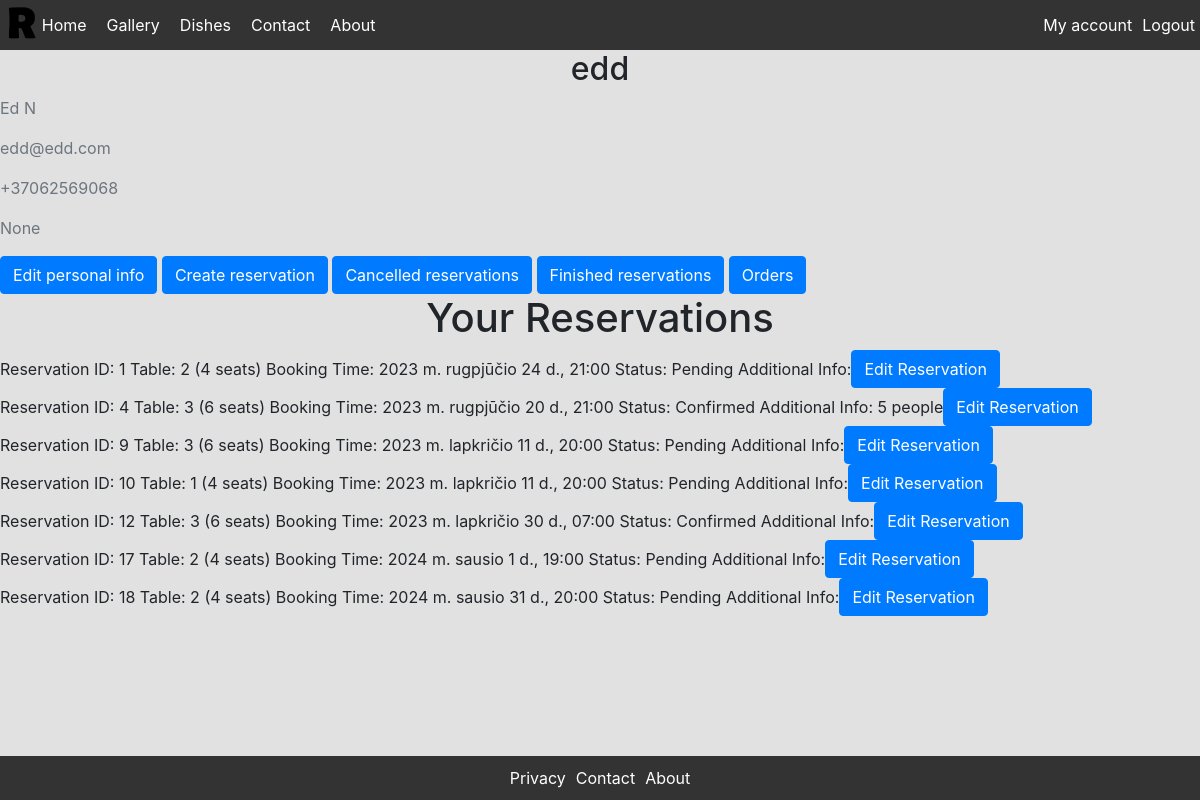
The page /account/ (signed in) on the database its author committed.
### main_app/models.py (models this page shows, shortened)
class CustomUser(AbstractUser):  # user model
    username = models.CharField(max_length=20, unique=True)
    f_name = models.CharField(max_length=20)
    l_name = models.CharField(max_length=40)
    email = models.EmailField()
    phone = PhoneNumberField()
    is_staff = models.BooleanField(default=False)  # if true -> this is not customer, this is crew member
    position = models.ForeignKey('main_app.Position', on_delete=models.DO_NOTHING, null=True)
    schedule = models.ForeignKey('main_app.Schedule', on_delete=models.DO_NOTHING, null=True)
    card_number = models.CharField(max_length=16, null=True)  # physical discount card

class Reservation(models.Model):  # reservation model
    STATUS_CHOICES = (
        ('pending', 'Pending'),
        ('confirmed', 'Confirmed'),
        ('cancelled', 'Cancelled'),
        ('finished', 'Finished'),
    )
    customer_id = models.ForeignKey(CustomUser, on_delete=models.CASCADE)
    booking_time = models.DateTimeField()
    status = models.CharField(max_length=20, choices=STATUS_CHOICES, default='pending')
    table = models.ForeignKey('Table', on_delete=models.CASCADE, null=True)
    additional_info = models.TextField(blank=True)

class Table(models.Model):  # table model
    number = models.IntegerField(unique=True, validators=[MinValueValidator(1)])
    capacity = models.IntegerField(validators=[MinValueValidator(1)])
    is_available = models.BooleanField(default=True)  # not used yet

### main_app/views.py (the view)
# urls.py: path('account/', views.account, name='account'),
@login_required
def account(request):  # account page (for users and for crew there are two different pages)
    current_user = request.user
    if current_user.is_staff:
        if current_user.position_id:
            position = current_user.position
            schedule = current_user.schedule
            return render(request, 'staff.html', {'position': position, 'schedule': schedule})
        else:
            return render(request, 'staff.html')
    else:
        active_reservations = Reservation.objects.filter(customer_id=current_user).exclude(
            Q(status='cancelled') | Q(status='finished'))
        return render(request, 'account.html', {'reservations': active_reservations})

### templates/account.html
{% extends 'base.html' %}
{% block content %}
  <div class="content-section">
    <h2 class="account-heading">{{ user.username }}</h2>
    <p class="text-secondary">{{ user.f_name }} {{ user.l_name }}</p>
    <p class="text-secondary">{{ user.email }}</p>
    <p class="text-secondary">{{ user.phone }}</p>
    <p class="text-secondary">{{ user.card_number }}</p>
    <a class="btn btn-primary" href="{% url 'edit_profile' %}"><span>Edit personal info</span></a>
    <a class="btn btn-primary" href="{% url 'create_reservation' %}"><span>Create reservation</span></a>
    <a class="btn btn-primary" href="{% url 'cancelled_reservation' %}"><span>Cancelled reservations</span></a>
    <a class="btn btn-primary" href="{% url 'finished_reservations' %}"><span>Finished reservations</span></a>
    <a class="btn btn-primary" href="{% url 'orders' %}"><span>Orders</span></a>
    <h1>Your Reservations</h1>
    <ul>
        {% for reservation in reservations %}
            <li>
                Reservation ID: {{ reservation.id }}
                Table: {{ reservation.table.number }} ({{ reservation.table.capacity }} seats)
                Booking Time: {{ reservation.booking_time }}
                Status: {{ reservation.get_status_display }}
                Additional Info: {{ reservation.additional_info }}
                <a class="btn btn-primary" href="{% url 'edit_reservation' reservation.id %}">Edit Reservation</a>
            </li>
        {% empty %}
            <li>You don't have any reservations.</li>
        {% endfor %}
    </ul>
  </div>
{% endblock %}

### static/css/main.css (style rules this page uses)
body, html { margin: 0; padding: 0; height: 100%; }
body { display: flex; flex-direction: column; height: 100%; }
h1, h2, h3, h4, h5, h6 { text-align: center; }
ul { margin: 0; padding: 0; width: 100%; height: 100%; }
li { display: flex; align-items: center; }
a:link { color: rgb(255, 255, 255); text-decoration: none; }

### rows shown on the page
CustomUser: username "edd", f_name "Ed", l_name "N", email "edd@edd.com", phone "+37062569068", card_number "None"
Reservation: id "1", table.number "2", table.capacity "4", booking_time "2023 m. rugpjūčio 24 d., 21:00", status "Pending"
Reservation: id "4", table.number "3", table.capacity "6", booking_time "2023 m. rugpjūčio 20 d., 21:00", status "Confirmed", additional_info "5 people"
Reservation: id "9", table.number "3", table.capacity "6", booking_time "2023 m. lapkričio 11 d., 20:00", status "Pending"
Reservation: id "10", table.number "1", table.capacity "4", booking_time "2023 m. lapkričio 11 d., 20:00", status "Pending"
Reservation: id "12", table.number "3", table.capacity "6", booking_time "2023 m. lapkričio 30 d., 07:00", status "Confirmed"
Reservation: id "17", table.number "2", table.capacity "4", booking_time "2024 m. sausio 1 d., 19:00", status "Pending"
Reservation: id "18", table.number "2", table.capacity "4", booking_time "2024 m. sausio 31 d., 20:00", status "Pending"
